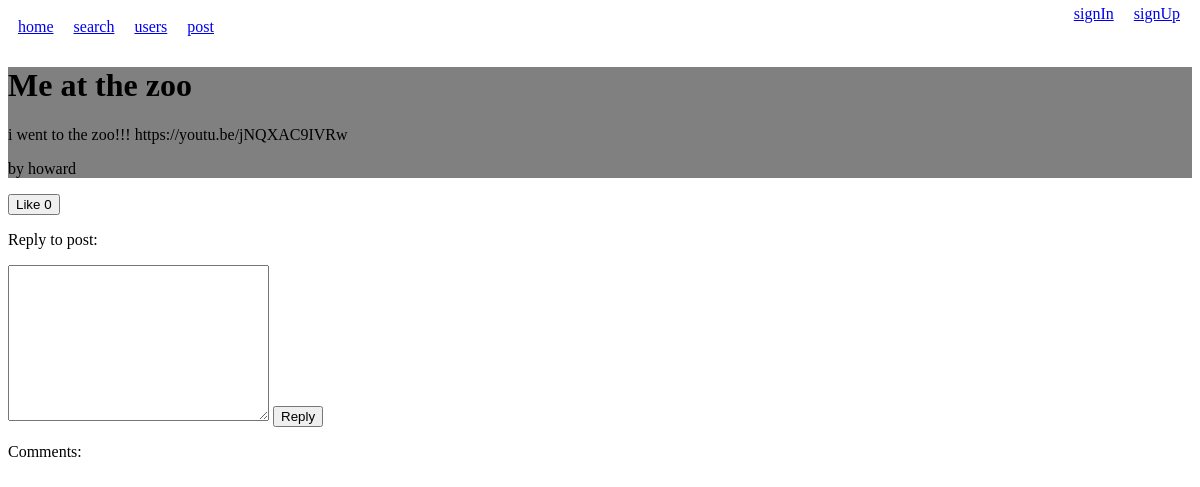
The page /thread.php?id=3 on the database as committed earlier.
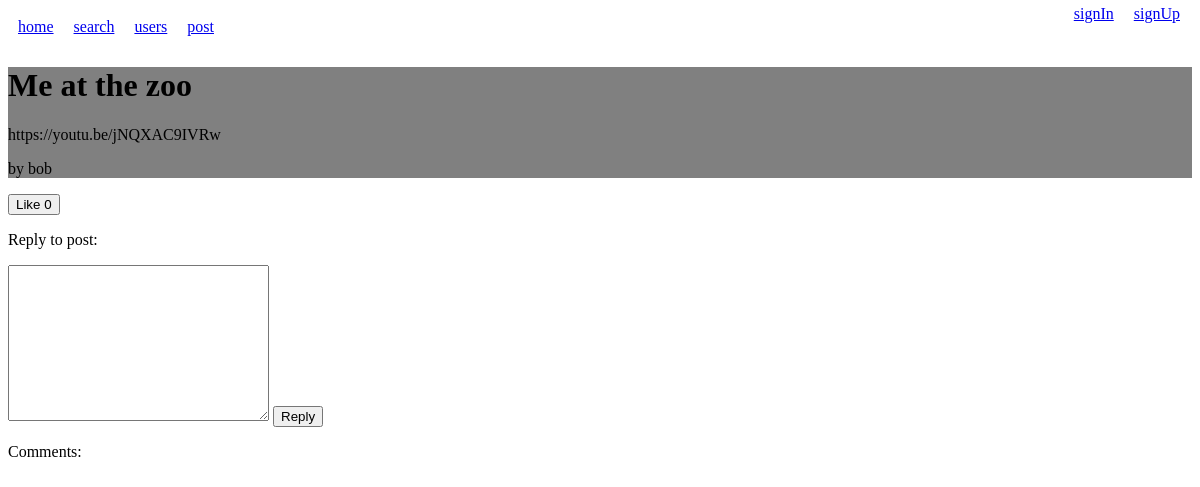
The same page on the database as committed later.
### tables this page shows
CREATE TABLE `posts` (
  `id` int(255) NOT NULL,
  `title` varchar(255) NOT NULL,
  `body` varchar(255) NOT NULL,
  `user` varchar(255) NOT NULL,
  `date` datetime(6) NOT NULL DEFAULT '0000-00-00 00:00:00.000000' ON UPDATE current_timestamp(6)
);

### thread.php (the view, shortened to what this page needs)
<?php
    include 'includes/head.php';
?>
<?php
    $query = mysqli_query($conn, "SELECT * FROM `posts` WHERE `id` = '" . $_GET["id"] . "'") or die(mysqli_error());
    if($fetch = mysqli_fetch_array($query)){
        $postTitle = $fetch['title'];
        $postBody = $fetch['body'];
        $poster = $fetch['user'];
    }
    else{
        echo "404: This post does not exist.";
        die();
    }
?>
<!DOCTYPE html>
<html lang="en">
<head>
</head>
<body>
<div style="background-color:gray;">
    <h1><?php echo $postTitle ?></h1>
    <p><?php echo $postBody ?></p>
    <p>by <?php echo $poster ?></p>
</div>
<?php
    $thisPostLikes = 0;
    $liked = false;
?>
<?php
    if ($liked) { ?>
        <form method="POST">
            <button type="submit" name="unlike-btn">Unlike <?php echo $thisPostLikes ?></button>
        </form>
<?php
    }
    else{
?>
        <form method="POST">
            <button type="submit" name="like-btn">Like <?php echo $thisPostLikes ?></button>
        </form>
<?php
    }
?>
<p>Reply to post:</p>
<form method="POST">
    <textarea name="replyBody" id="replyBody" cols="30" rows="10"></textarea>
    <button type="submit" name="reply-btn">Reply</button>
</form>
<p>Comments:</p>
</body>
</html>

Rows that differ between the two databases and show on the page:
changed posts "Me at the zoo": body "i went to the zoo!!! https://youtu.be/jNQXAC9IVRw" → "https://youtu.be/jNQXAC9IVRw"; user "howard" → "bob"
